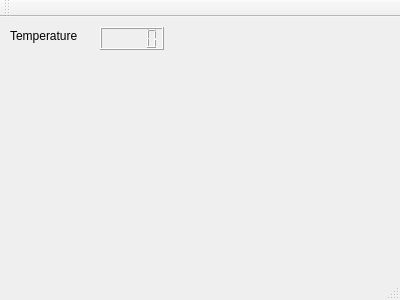
<?xml version="1.0" encoding="UTF-8"?>
<ui version="4.0">
 <class>MainWindow</class>
 <widget class="QMainWindow" name="MainWindow">
  <property name="geometry">
   <rect>
    <x>0</x>
    <y>0</y>
    <width>400</width>
    <height>300</height>
   </rect>
  </property>
  <property name="windowTitle">
   <string>MainWindow</string>
  </property>
  <widget class="QWidget" name="centralWidget">
   <widget class="QLCDNumber" name="lcdNumber">
    <property name="geometry">
     <rect>
      <x>100</x>
      <y>10</y>
      <width>64</width>
      <height>23</height>
     </rect>
    </property>
   </widget>
   <widget class="QLabel" name="label">
    <property name="geometry">
     <rect>
      <x>10</x>
      <y>10</y>
      <width>101</width>
      <height>17</height>
     </rect>
    </property>
    <property name="text">
     <string>Temperature</string>
    </property>
   </widget>
  </widget>
  <widget class="QMenuBar" name="menuBar">
   <property name="geometry">
    <rect>
     <x>0</x>
     <y>0</y>
     <width>400</width>
     <height>22</height>
    </rect>
   </property>
  </widget>
  <widget class="QToolBar" name="mainToolBar">
   <attribute name="toolBarArea">
    <enum>TopToolBarArea</enum>
   </attribute>
   <attribute name="toolBarBreak">
    <bool>false</bool>
   </attribute>
  </widget>
  <widget class="QStatusBar" name="statusBar"/>
 </widget>
 <layoutdefault spacing="6" margin="11"/>
 <resources/>
 <connections/>
</ui>
